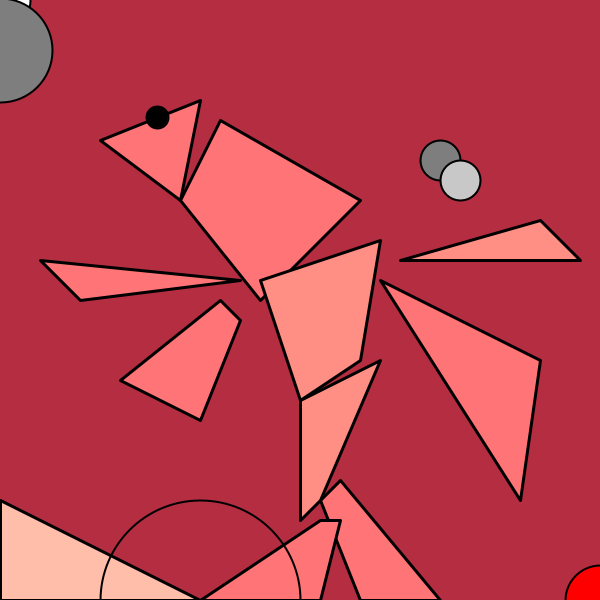
Frame 1 (no input)
Frame 60 (the mouse pressed at the canvas centre just before this capture): identical to frame 1, image omitted
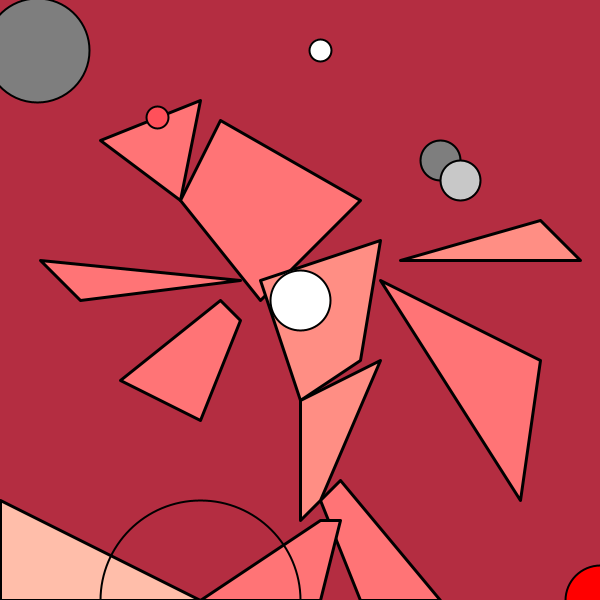
Frame 120 (the mouse held since frame 60 and released just before this capture)

The Processing sketch that drew these frames (run headless with seeded random() and noise(); from frame 60 on, the mouse is pressed at the canvas centre):

// Processing sketch: processing_14322
// ── processing_14322.pde

int x = 600;
int y = 600;
int w = 0;
int radius = 70;


void setup() {
  size(600,600); smooth(); strokeJoin(ROUND);
}


void draw() {
  background(180,45,65); strokeWeight(3);


   
  //4
 if (keyPressed == true) {
    w = key - 32;
  fill(255);   rect(w, -1, 20, 601); 
  rect(w+120, -1, 20, 601); 
  rect(w+240, -1, 20, 601); 
  rect(w+360, -1, 20, 601); 
  rect(w+480, -9, 20, 601); 
  }



  
  //1
fill(255,116,118);
triangle(100,140,200,100,180,200);
triangle(380,280,540,360,520,500);
quad(340,480,440,600,360,600,320,500);
quad(340,520,320,600,200,600,320,520);
quad(220,300,240,320,200,420,120,380);
quad(220,120,360,200,260,300,180,200);
triangle(40,260,240,280,80,300);
fill(255,142,132);
quad(380,240,360,360,300,400,260,280);
quad(380,360,320,500,300,520,300,400);
triangle(400,260,540,220,580,260);
fill(255,190,170);
triangle(0,500,200,600,0,600);

strokeWeight(2);
noFill();
ellipse(200,600,200,200);

fill(126);
ellipse(440,160,40,40);
fill(200);
ellipse(460,180,40,40);
fill(255);
ellipse(mouseX, mouseY,60,60); 
ellipse(mouseX+20, 50, 22,22); fill(126);
float normX = mouseX / float(width);
ellipse(pow(normX, 4) * width, 50, 104,104);

//2
//ellipse+++ 
float check = dist(x,y,mouseX, mouseY);
if(check < radius){
  fill(255,220,230);
   radius++;
}else{ fill(255,0,0);}
ellipse(x,y,radius,radius);
 
 
 
  //3
  if (mousePressed == true) {
   fill(255,80,90); 
  }else {
    fill(0);
  }
  ellipse(157,117,22,22);
  
 
}
